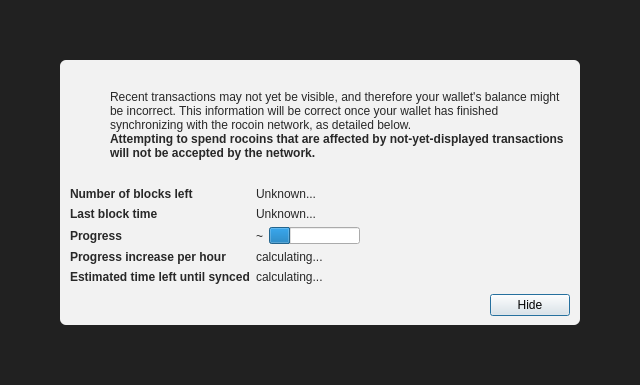
<?xml version="1.0" encoding="UTF-8"?>
<ui version="4.0">
 <class>ModalOverlay</class>
 <widget class="ModalOverlay" name="ModalOverlay">
  <property name="geometry">
   <rect>
    <x>0</x>
    <y>0</y>
    <width>640</width>
    <height>385</height>
   </rect>
  </property>
  <property name="windowTitle">
   <string>Form</string>
  </property>
  <layout class="QVBoxLayout" name="verticalLayout" stretch="0">
   <property name="sizeConstraint">
    <enum>QLayout::SetDefaultConstraint</enum>
   </property>
   <property name="leftMargin">
    <number>0</number>
   </property>
   <property name="topMargin">
    <number>0</number>
   </property>
   <property name="rightMargin">
    <number>0</number>
   </property>
   <property name="bottomMargin">
    <number>0</number>
   </property>
   <item>
    <widget class="QWidget" name="bgWidget" native="true">
     <property name="styleSheet">
      <string notr="true">#bgWidget { background: rgba(0,0,0,220); }</string>
     </property>
     <layout class="QVBoxLayout" name="verticalLayoutMain" stretch="1">
      <property name="leftMargin">
       <number>60</number>
      </property>
      <property name="topMargin">
       <number>60</number>
      </property>
      <property name="rightMargin">
       <number>60</number>
      </property>
      <property name="bottomMargin">
       <number>60</number>
      </property>
      <item>
       <widget class="QWidget" name="contentWidget" native="true">
        <property name="styleSheet">
         <string notr="true">#contentWidget { background: rgba(255,255,255,240); border-radius: 6px; }

QLabel { color: rgb(40,40,40);  }</string>
        </property>
        <layout class="QVBoxLayout" name="verticalLayoutSub" stretch="1,0,0,0">
         <property name="spacing">
          <number>0</number>
         </property>
         <property name="leftMargin">
          <number>10</number>
         </property>
         <property name="topMargin">
          <number>10</number>
         </property>
         <property name="rightMargin">
          <number>10</number>
         </property>
         <property name="bottomMargin">
          <number>10</number>
         </property>
         <item>
          <layout class="QHBoxLayout" name="horizontalLayoutIconText" stretch="0,1">
           <property name="topMargin">
            <number>20</number>
           </property>
           <item>
            <layout class="QVBoxLayout" name="verticalLayoutIcon">
             <property name="leftMargin">
              <number>0</number>
             </property>
             <item>
              <widget class="QPushButton" name="warningIcon">
               <property name="enabled">
                <bool>false</bool>
               </property>
               <property name="text">
                <string/>
               </property>
               <property name="icon">
                <iconset>
                 <normaloff>:/icons/warning</normaloff>
                 <disabledoff>:/icons/warning</disabledoff>:/icons/warning</iconset>
               </property>
               <property name="iconSize">
                <size>
                 <width>48</width>
                 <height>48</height>
                </size>
               </property>
               <property name="flat">
                <bool>true</bool>
               </property>
              </widget>
             </item>
             <item>
              <spacer name="verticalSpacerWarningIcon">
               <property name="orientation">
                <enum>Qt::Vertical</enum>
               </property>
               <property name="sizeHint" stdset="0">
                <size>
                 <width>20</width>
                 <height>40</height>
                </size>
               </property>
              </spacer>
             </item>
            </layout>
           </item>
           <item>
            <layout class="QVBoxLayout" name="verticalLayoutInfoText">
             <property name="leftMargin">
              <number>0</number>
             </property>
             <property name="topMargin">
              <number>0</number>
             </property>
             <item>
              <widget class="QLabel" name="infoText">
               <property name="text">
                <string>Recent transactions may not yet be visible, and therefore your wallet's balance might be incorrect. This information will be correct once your wallet has finished synchronizing with the rocoin network, as detailed below.</string>
               </property>
               <property name="textFormat">
                <enum>Qt::RichText</enum>
               </property>
               <property name="wordWrap">
                <bool>true</bool>
               </property>
              </widget>
             </item>
             <item>
              <widget class="QLabel" name="infoTextStrong">
               <property name="font">
                <font>
                 <weight>75</weight>
                 <bold>true</bold>
                </font>
               </property>
               <property name="text">
                <string>Attempting to spend rocoins that are affected by not-yet-displayed transactions will not be accepted by the network.</string>
               </property>
               <property name="textFormat">
                <enum>Qt::RichText</enum>
               </property>
               <property name="wordWrap">
                <bool>true</bool>
               </property>
              </widget>
             </item>
             <item>
              <spacer name="verticalSpacerInTextSpace">
               <property name="orientation">
                <enum>Qt::Vertical</enum>
               </property>
               <property name="sizeHint" stdset="0">
                <size>
                 <width>20</width>
                 <height>40</height>
                </size>
               </property>
              </spacer>
             </item>
            </layout>
           </item>
          </layout>
         </item>
         <item>
          <spacer name="verticalSpacerAfterText">
           <property name="orientation">
            <enum>Qt::Vertical</enum>
           </property>
           <property name="sizeHint" stdset="0">
            <size>
             <width>20</width>
             <height>40</height>
            </size>
           </property>
          </spacer>
         </item>
         <item>
          <layout class="QFormLayout" name="formLayout">
           <property name="fieldGrowthPolicy">
            <enum>QFormLayout::FieldsStayAtSizeHint</enum>
           </property>
           <property name="horizontalSpacing">
            <number>6</number>
           </property>
           <property name="verticalSpacing">
            <number>6</number>
           </property>
           <property name="topMargin">
            <number>10</number>
           </property>
           <item row="0" column="0">
            <widget class="QLabel" name="labelNumberOfBlocksLeft">
             <property name="font">
              <font>
               <weight>75</weight>
               <bold>true</bold>
              </font>
             </property>
             <property name="text">
              <string>Number of blocks left</string>
             </property>
            </widget>
           </item>
           <item row="0" column="1">
            <widget class="QLabel" name="numberOfBlocksLeft">
             <property name="text">
              <string>Unknown...</string>
             </property>
            </widget>
           </item>
           <item row="1" column="0">
            <widget class="QLabel" name="labelLastBlockTime">
             <property name="font">
              <font>
               <weight>75</weight>
               <bold>true</bold>
              </font>
             </property>
             <property name="text">
              <string>Last block time</string>
             </property>
            </widget>
           </item>
           <item row="1" column="1">
            <widget class="QLabel" name="newestBlockDate">
             <property name="sizePolicy">
              <sizepolicy hsizetype="Maximum" vsizetype="Preferred">
               <horstretch>0</horstretch>
               <verstretch>0</verstretch>
              </sizepolicy>
             </property>
             <property name="text">
              <string>Unknown...</string>
             </property>
            </widget>
           </item>
           <item row="2" column="0">
            <widget class="QLabel" name="labelSyncDone">
             <property name="font">
              <font>
               <weight>75</weight>
               <bold>true</bold>
              </font>
             </property>
             <property name="text">
              <string>Progress</string>
             </property>
            </widget>
           </item>
           <item row="2" column="1">
            <layout class="QHBoxLayout" name="horizontalLayoutSync" stretch="0,1">
             <item>
              <widget class="QLabel" name="percentageProgress">
               <property name="text">
                <string notr="true">~</string>
               </property>
              </widget>
             </item>
             <item>
              <widget class="QProgressBar" name="progressBar">
               <property name="value">
                <number>24</number>
               </property>
               <property name="format">
                <string/>
               </property>
              </widget>
             </item>
            </layout>
           </item>
           <item row="4" column="0">
            <widget class="QLabel" name="labelProgressIncrease">
             <property name="font">
              <font>
               <weight>75</weight>
               <bold>true</bold>
              </font>
             </property>
             <property name="text">
              <string>Progress increase per hour</string>
             </property>
            </widget>
           </item>
           <item row="4" column="1">
            <widget class="QLabel" name="progressIncreasePerH">
             <property name="text">
              <string>calculating...</string>
             </property>
            </widget>
           </item>
           <item row="5" column="0">
            <widget class="QLabel" name="labelEstimatedTimeLeft">
             <property name="font">
              <font>
               <weight>75</weight>
               <bold>true</bold>
              </font>
             </property>
             <property name="text">
              <string>Estimated time left until synced</string>
             </property>
            </widget>
           </item>
           <item row="5" column="1">
            <widget class="QLabel" name="expectedTimeLeft">
             <property name="text">
              <string>calculating...</string>
             </property>
            </widget>
           </item>
          </layout>
         </item>
         <item>
          <layout class="QHBoxLayout" name="horizontalLayoutButtons">
           <property name="leftMargin">
            <number>10</number>
           </property>
           <property name="topMargin">
            <number>10</number>
           </property>
           <item>
            <spacer name="horizontalSpacer">
             <property name="orientation">
              <enum>Qt::Horizontal</enum>
             </property>
             <property name="sizeHint" stdset="0">
              <size>
               <width>40</width>
               <height>20</height>
              </size>
             </property>
            </spacer>
           </item>
           <item>
            <widget class="QPushButton" name="closeButton">
             <property name="text">
              <string>Hide</string>
             </property>
             <property name="focusPolicy">
              <enum>Qt::StrongFocus</enum>
             </property>
             <property name="default">
              <bool>true</bool>
             </property>
            </widget>
           </item>
          </layout>
         </item>
        </layout>
       </widget>
      </item>
     </layout>
    </widget>
   </item>
  </layout>
 </widget>
 <customwidgets>
  <customwidget>
   <class>ModalOverlay</class>
   <extends>QWidget</extends>
   <header>qt/modaloverlay.h</header>
   <container>1</container>
  </customwidget>
 </customwidgets>
 <resources/>
 <connections/>
</ui>
